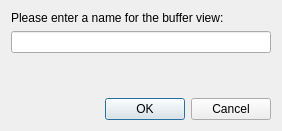
<ui version="4.0" >
 <class>BufferViewEditDlg</class>
 <widget class="QDialog" name="BufferViewEditDlg" >
  <property name="geometry" >
   <rect>
    <x>0</x>
    <y>0</y>
    <width>282</width>
    <height>131</height>
   </rect>
  </property>
  <property name="windowTitle" >
   <string>Dialog</string>
  </property>
  <layout class="QVBoxLayout" >
   <item>
    <layout class="QVBoxLayout" >
     <item>
      <widget class="QLabel" name="label" >
       <property name="text" >
        <string>Please enter a name for the buffer view:</string>
       </property>
      </widget>
     </item>
     <item>
      <widget class="QLineEdit" name="bufferViewEdit" />
     </item>
     <item>
      <spacer>
       <property name="orientation" >
        <enum>Qt::Vertical</enum>
       </property>
       <property name="sizeHint" >
        <size>
         <width>20</width>
         <height>40</height>
        </size>
       </property>
      </spacer>
     </item>
     <item>
      <widget class="QDialogButtonBox" name="buttonBox" >
       <property name="orientation" >
        <enum>Qt::Horizontal</enum>
       </property>
       <property name="standardButtons" >
        <set>QDialogButtonBox::Cancel|QDialogButtonBox::NoButton|QDialogButtonBox::Ok</set>
       </property>
      </widget>
     </item>
    </layout>
   </item>
  </layout>
 </widget>
 <resources/>
 <connections>
  <connection>
   <sender>buttonBox</sender>
   <signal>accepted()</signal>
   <receiver>BufferViewEditDlg</receiver>
   <slot>accept()</slot>
   <hints>
    <hint type="sourcelabel" >
     <x>248</x>
     <y>254</y>
    </hint>
    <hint type="destinationlabel" >
     <x>157</x>
     <y>274</y>
    </hint>
   </hints>
  </connection>
  <connection>
   <sender>buttonBox</sender>
   <signal>rejected()</signal>
   <receiver>BufferViewEditDlg</receiver>
   <slot>reject()</slot>
   <hints>
    <hint type="sourcelabel" >
     <x>316</x>
     <y>260</y>
    </hint>
    <hint type="destinationlabel" >
     <x>286</x>
     <y>274</y>
    </hint>
   </hints>
  </connection>
 </connections>
</ui>
